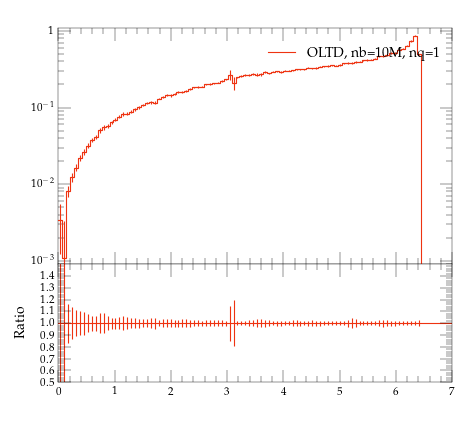

This chart was generated by the following Python code:
#! /usr/bin/env python

# This Python script was auto-generated using YODA v2.0.0.
# Analysis object: /evtb/inc_b_pt
# Timestamp: 13-04-2024 (01:44:13)

import matplotlib as mpl
import matplotlib.pyplot as plt
mpl.use('Agg') # comment out for interactive use
import os
import numpy as np

plotDir = os.path.split(os.path.realpath(__file__))[0]
if 'YODA_USER_PLOT_PATH' in globals():
    plot_outdir = globals()['YODA_USER_PLOT_PATH']
else:
    plot_outdir = plotDir

#plot style
plt.style.use(os.path.join(plotDir, '../default.mplstyle'))
# plot metadata
figW, figH = plt.rcParams['figure.figsize']
ax_xLabel = r''
ax_yLabel = r''
ax_title  = r''
ax_xScale = 'linear'
ax_yScale = 'log'
xLims = (0.0, 7.0)
yLims = (0.0009000000000000001, 1.1)

# TeX-friendly labels for the legend
labels = [ r"OLTD, nb=10M, nq=1" ]

# Create figure and axis objects
fig, (ax, ratio0_ax) = plt.subplots(2, 1, sharex=True,
                  figsize=(figW,figH), gridspec_kw={'height_ratios': (2, 1)})
ratio0_ax.yaxis.set_major_locator(mpl.ticker.MultipleLocator(0.1))
ratio0_ax.set_ylim(0.5, 1.4999)
ratio0_ax.set_ylabel('Ratio')

# LineColor map: curve index -> color
linecolors = {0: '#EE3311'}
# the numerical data is stored in a separate file
dataf = dict()
prefix = os.path.split(__file__)[0]
if prefix:    prefix = prefix + '/'
exec(open(prefix+'inc_b_pt__data.py').read(), dataf)


legend_handles = [] # keep track of handles for the legend

# style options for curves
# starts at zorder>=5 to draw curve on top of legend
styles = {
  'curve0': {
    'color' : linecolors[0],
    'linestyle' : '-',
    'marker' : 'o',
    'zorder' : 5,
    'histstyle' : True,
  },
}
# curve from input yoda files in main panel
for label in dataf['yvals'].keys():
    if all(np.isnan(v) for v in dataf['yvals'][label]):
        continue
    tmp = None
    if styles[label]['histstyle']: # draw as histogram
        tmp, = ax.plot(dataf['xedges'], dataf['yedges'][label],
                       color=styles[label]['color'],
                       linestyle=styles[label]['linestyle'],
                       drawstyle='steps-pre', solid_joinstyle='miter',
                       zorder=styles[label]['zorder'], label=label)
        ax.errorbar(dataf['xpoints'], dataf['yvals'][label], color=styles[label]['color'],
                    xerr=dataf['xerrs'], yerr=[dataf['ydowns'][label], dataf['yups'][label]],
                    linestyle='none', zorder=styles[label]['zorder'])
    else: # draw as scatter
        tmp = ax.errorbar(dataf['xpoints'], dataf['yvals'][label],
                          xerr=dataf['xerrs'],
                          yerr=[ dataf['ydowns'][label],
                          dataf['yups'][label] ],
                          fmt=styles[label]['marker'],
                          ecolor=styles[label]['color'],
                          color=styles[label]['color'], zorder=2)
        tmp[-1][0].set_linestyle(styles[label]['linestyle'])
    legend_handles += [tmp]
    for varLabel in dataf['variation_yvals'].keys():
        if varLabel.startswith(label):
            tmp, = ax.plot(dataf['xedges'], dataf['variation_yvals'][varLabel],
                           color=styles[label]['color'],
                           linestyle=styles[label]['linestyle'],
                           drawstyle='steps-pre', solid_joinstyle='miter',
                           zorder=styles[label]['zorder'], alpha=0.5)


# plots on ratio panel
# curve from input yoda files in ratio panel
for label, yvals in dataf['ratio0_yvals'].items():
    if all(np.isnan(v) for v in yvals):
        continue
    if styles[label]['histstyle']: # plot as histogram
        ratio0_ax.plot(dataf['xedges'], yvals,
                       color=styles[label]['color'],
                       linestyle=styles[label]['linestyle'],
                       drawstyle='steps-pre', zorder=1,
                       solid_joinstyle='miter')
        ratio0_ax.vlines(dataf['xpoints'],
                         dataf['ratio0_ymin'][label],
                         dataf['ratio0_ymax'][label],
                         color=styles[label]['color'], zorder=1)
    else: # plot as scatter
        tmp = ratio0_ax.errorbar(dataf['xpoints'],
                                 yvals, xerr=dataf['xerrs'],
                                 yerr=dataf['ratio0_yerrs'][label],
                                 fmt=styles[label]['marker'],
                                 ecolor=styles[label]['color'],
                                 color=styles[label]['color'])
        tmp[-1][0].set_linestyle(styles[label]['linestyle'])

    for varlabel in dataf['ratio0_variation_vals'].keys():
        if varlabel.startswith(label):
            ratio0_ax.plot(dataf['xedges'],
                            dataf['ratio0_variation_vals'][varlabel],
                            color=styles[label]['color'],
                            linestyle=styles[label]['linestyle'],
                            drawstyle='steps-pre', solid_joinstyle='miter',
                            zorder=1, alpha=0.5)

legend_pos = (0.5, 0.97)
ax.legend(legend_handles, labels, loc='upper left', bbox_to_anchor=legend_pos)

# set plot metadata as defined above
ratio0_ax.set_xlabel(ax_xLabel)
ratio0_ax.xaxis.set_label_coords(1., -.15)
ax.set_ylabel(ax_yLabel, loc='top')
ax.set_title(ax_title, loc='left')
ax.set_xscale(ax_xScale)
ax.set_yscale(ax_yScale)
ax.set_xlim(xLims)
ax.set_ylim(yLims)

# tick formatting
plt.rcParams['xtick.top'] = True
plt.rcParams['ytick.right'] = True
ax.yaxis.set_major_locator(mpl.ticker.LogLocator(base=10.0, numticks=np.inf))
ax.yaxis.set_minor_locator(mpl.ticker.LogLocator(
                           base=10.0, subs=np.arange(0.1, 1, 0.1), numticks=np.inf))
fig.align_ylabels((ax, ratio0_ax))
plt.savefig(os.path.join(plot_outdir, 'inc_b_pt.pdf'), format='PDF')
plt.savefig(os.path.join(plot_outdir, 'inc_b_pt.png'), format='PNG')

plt.close(fig)
